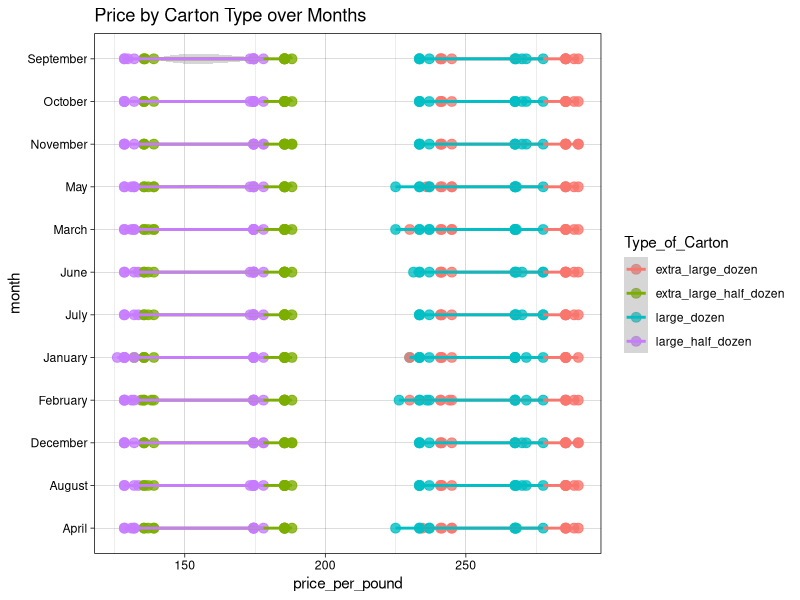

This chart was generated by the following R code:
## ---- chunk 1
#| label: setup
#| warning: false
#| message: false

library(tidyverse)

knitr::opts_chunk$set(echo = TRUE, warning=FALSE, message=FALSE)
## ---- chunk 2
setwd("/Github Projects/601_Spring_2023/posts/_data")

eggs <- read.csv("eggs_tidy.csv")
eggs
## ---- chunk 3
nrow(eggs)
ncol(eggs)

## ---- chunk 4
eggs_pivotlong <- eggs %>%
  pivot_longer(col = c(large_half_dozen, large_dozen, extra_large_half_dozen, extra_large_dozen),
               names_to = "Type_of_Carton",
               values_to = "price_per_pound")
eggs_pivotlong
View(eggs_pivotlong)
## ---- chunk 5
nrow(eggs_pivotlong)
ncol(eggs_pivotlong)

eggs_pivotlong %>% 
  group_by(Type_of_Carton) %>% 
  summarise( Min = min(price_per_pound),
             Max = max(price_per_pound),
             Mean = mean(price_per_pound),
             Median = median(price_per_pound),
             Quantile = quantile(price_per_pound))



## ---- chunk 6

eggs_pivotlong %>% 
  select(Type_of_Carton, price_per_pound, month, year) %>% 
  ggplot(aes(price_per_pound, month, color=Type_of_Carton))+
  geom_point(size=3, alpha = 0.8)+
  geom_smooth()+
  theme_linedraw()+
  labs(title="Price by Carton Type over Months")
